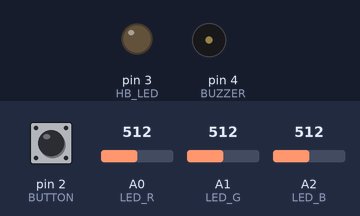
Simulated run of this sketch. Board: Arduino Uno, built with avr-gcc and run on an emulated ATmega328P. Parts: output pins drawn as LEDs (lit = HIGH), buzzer (waves = sounding, pin HIGH). The inputs (shaded band) are chosen by the test bench; at power-on: pin 2 (BUTTON) HIGH, A0 (LED_R) = 512, A1 (LED_G) = 512, A2 (LED_B) = 512. What the sketch prints to the serial monitor is not drawn.

Above: at 1.2 s.
1.3 s: pin 2 (BUTTON) pulled LOW for 0.15 s
At 2.2 s:
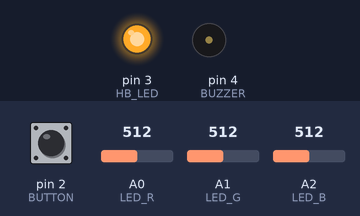
At 5.1 s:
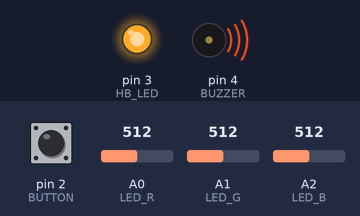
Timing chart, 0 to 6.9 s (numbered marks = the images above; inputs shaded):
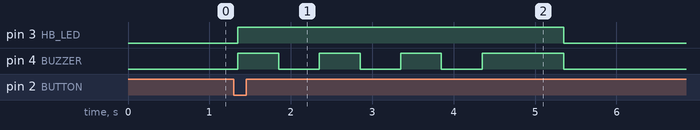

The sketch:

diy_color_sensor.ino
```cpp
/*
DIY Color Sensor
Michael D'Argenio
mjdargen@gmail.com

Description: Arduino-based proof of concept for a simple, DIY color sensor using an RGB LED.
*/

// data structure for storing colors
struct rgbColor {
  int r;
  int g;
  int b;
};

// define pin numbers
#define LED_R A0
#define LED_G A1
#define LED_B A2
#define BUTTON 2
#define HB_LED 3
#define BUZZER 4
#define DEBOUNCE 50

int buttonState;  // the current reading from the input pin
int lastButtonState = HIGH;  // the previous reading from the input pin
unsigned long lastDebounceTime = 0;  // the last time the output pin was toggled

// put your setup code here, to run once:
void setup() {
  // setup serial port
  Serial.begin(9600);
  // wait for serial port to be ready
  while(!Serial);
  // configure pins
  pinMode(BUTTON, INPUT_PULLUP);
  pinMode(HB_LED, OUTPUT);
  pinMode(BUZZER, OUTPUT);
}

// put your main code here, to run repeatedly:
void loop() {
  // wait for debounced button press
  if (debounce_button_press(BUTTON)) {
    // turn on light source for reading
    digitalWrite(HB_LED, HIGH);
    // perform countdown
    countdown();
    // take readings
    rgbColor reading = rgb_sampling();
    // turn off light source
    digitalWrite(HB_LED, LOW);
    // print results
    print_results(reading);
  }
}


// debounces button set up with a pullup resistor
bool debounce_button_press(int pin) {

  // read the state of the switch into a local variable:
  int reading = digitalRead(BUTTON);

  // check to see if you just pressed the button
  // (i.e. the input went from LOW to HIGH), and you've waited long enough
  // since the last press to ignore any noise:

  // If the switch changed, due to noise or pressing:
  if (reading != lastButtonState) {
    // reset the debouncing timer
    lastDebounceTime = millis();
  }

  if ((millis() - lastDebounceTime) > DEBOUNCE) {
    // whatever the reading is at, it's been there for longer than the debounce
    // delay, so take it as the actual current state:

    // if the button state has changed:
    if (reading != buttonState) {
      buttonState = reading;
      // for input with pullup resistor, LOW = pressed
      if (!buttonState) {
        lastButtonState = reading;
        return true;
      }
    }
  }
  lastButtonState = reading;
  return false;
}


// provides a countdown letting the user know when the
void countdown() {
  Serial.print("3");
  digitalWrite(BUZZER, HIGH);
  delay(500);
  digitalWrite(BUZZER, LOW);
  delay(500);
  Serial.print(" 2");
  digitalWrite(BUZZER, HIGH);
  delay(500);
  digitalWrite(BUZZER, LOW);
  delay(500);
  Serial.print(" 1");
  digitalWrite(BUZZER, HIGH);
  delay(500);
  digitalWrite(BUZZER, LOW);
  delay(500);
  Serial.println(" GO!");
}

// take 10 samples of the color readings and average them together
rgbColor rgb_sampling() {
  rgbColor detected;
  int r, g, b = 0;
  digitalWrite(BUZZER, HIGH); // turn on buzzer

  // take 10 readings and find the mean
  for (int i=0; i<10; i++) {
    detected.r += analogRead(LED_R);
    detected.g += analogRead(LED_G);
    detected.b += analogRead(LED_B);
    delay(100);
  }
  detected.r /= 10;
  detected.g /= 10;
  detected.b /= 10;

  digitalWrite(BUZZER, LOW); // turn off buzzer
  return detected;
}

// prints results
void print_results(rgbColor reading) {
  Serial.print("R: ");
  Serial.print(reading.r);
  Serial.print(", G: ");
  Serial.print(reading.g);
  Serial.print(", B: ");
  Serial.println(reading.b);
}
```

Measured:
- after the input at 1.3 s, pin 3 (HB_LED): LOW → HIGH after 0.05 s, → LOW 4.0 s later; pin 4 (BUZZER): goes 3 × (HIGH 0.50 s, LOW 0.50 s), HIGH 1.0 s, then LOW, starting after 0.05 s
